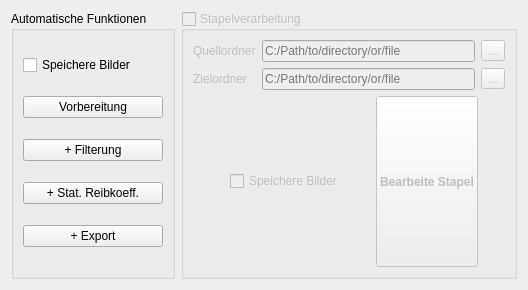
          <widget class="QWidget" name="scrollAreaWidgetContents_2">
           <property name="geometry">
            <rect>
             <x>0</x>
             <y>0</y>
             <width>528</width>
             <height>290</height>
            </rect>
           </property>
           <layout class="QVBoxLayout" name="verticalLayout_9">
            <item>
             <layout class="QHBoxLayout" name="horizontalLayout_10">
              <property name="topMargin">
               <number>0</number>
              </property>
              <item>
               <widget class="QGroupBox" name="groupBox_6">
                <property name="title">
                 <string>Automatische Funktionen</string>
                </property>
                <layout class="QVBoxLayout" name="verticalLayout_18">
                 <item>
                  <widget class="QCheckBox" name="cb_save_pic_auto">
                   <property name="text">
                    <string>Speichere Bilder</string>
                   </property>
                  </widget>
                 </item>
                 <item>
                  <widget class="QPushButton" name="but_auto_prep">
                   <property name="toolTip">
                    <string>Lädt Daten, findet Umkehrpunkte, schneidet Einlauf ab und legt Berechnungsfenster fest.</string>
                   </property>
                   <property name="text">
                    <string>Vorbereitung</string>
                   </property>
                  </widget>
                 </item>
                 <item>
                  <widget class="QPushButton" name="but_auto_filt">
                   <property name="toolTip">
                    <string>Erledigt vorhergehende Schritte und filtert Daten zusätzlich.</string>
                   </property>
                   <property name="text">
                    <string>+ Filterung</string>
                   </property>
                  </widget>
                 </item>
                 <item>
                  <widget class="QPushButton" name="but_auto_cof">
                   <property name="toolTip">
                    <string>Erledigt vorhergehende Schritte und berechnet den statischen Reibkoeffizienten.</string>
                   </property>
                   <property name="text">
                    <string>+ Stat. Reibkoeff.</string>
                   </property>
                  </widget>
                 </item>
                 <item>
                  <widget class="QPushButton" name="but_auto_export">
                   <property name="toolTip">
                    <string>Erledigt alle vorhergehenden Schritte und exportiert Exceldaten.</string>
                   </property>
                   <property name="text">
                    <string>+ Export</string>
                   </property>
                  </widget>
                 </item>
                </layout>
               </widget>
              </item>
              <item>
               <widget class="QGroupBox" name="gb_batch">
                <property name="enabled">
                 <bool>false</bool>
                </property>
                <property name="toolTip">
                 <string>Dieses Feature ist derzeit noch deaktiviert.</string>
                </property>
                <property name="title">
                 <string>Stapelverarbeitung</string>
                </property>
                <property name="checkable">
                 <bool>true</bool>
                </property>
                <property name="checked">
                 <bool>false</bool>
                </property>
                <layout class="QVBoxLayout" name="verticalLayout_10">
                 <item>
                  <layout class="QGridLayout" name="gridLayout_17">
                   <item row="0" column="0">
                    <widget class="QLabel" name="lab_source_2">
                     <property name="text">
                      <string>Quellordner</string>
                     </property>
                    </widget>
                   </item>
                   <item row="0" column="2">
                    <widget class="QToolButton" name="tool_input_batch">
                     <property name="text">
                      <string>...</string>
                     </property>
                    </widget>
                   </item>
                   <item row="0" column="1">
                    <widget class="QLineEdit" name="txt_input_batch">
                     <property name="minimumSize">
                      <size>
                       <width>200</width>
                       <height>0</height>
                      </size>
                     </property>
                     <property name="toolTip">
                      <string>Pfad zu Quelldaten. Kann Pfade oder Dateien enthalten. </string>
                     </property>
                     <property name="frame">
                      <bool>true</bool>
                     </property>
                     <property name="dragEnabled">
                      <bool>false</bool>
                     </property>
                     <property name="placeholderText">
                      <string>C:/Path/to/directory/or/file</string>
                     </property>
                     <property name="clearButtonEnabled">
                      <bool>false</bool>
                     </property>
                    </widget>
                   </item>
                   <item row="1" column="0">
                    <widget class="QLabel" name="lab_output">
                     <property name="text">
                      <string>Zielordner</string>
                     </property>
                    </widget>
                   </item>
                   <item row="1" column="1">
                    <widget class="QLineEdit" name="txt_output_batch">
                     <property name="minimumSize">
                      <size>
                       <width>200</width>
                       <height>0</height>
                      </size>
                     </property>
                     <property name="toolTip">
                      <string>Pfad zum Output der Exceldaten.</string>
                     </property>
                     <property name="placeholderText">
                      <string>C:/Path/to/directory/or/file</string>
                     </property>
                    </widget>
                   </item>
                   <item row="1" column="2">
                    <widget class="QToolButton" name="tool_output_batch">
                     <property name="text">
                      <string>...</string>
                     </property>
                    </widget>
                   </item>
                  </layout>
                 </item>
                 <item>
                  <layout class="QHBoxLayout" name="horizontalLayout_19">
                   <property name="leftMargin">
                    <number>10</number>
                   </property>
                   <item>
                    <spacer name="horizontalSpacer_16">
                     <property name="orientation">
                      <enum>Qt::Horizontal</enum>
                     </property>
                     <property name="sizeHint" stdset="0">
                      <size>
                       <width>40</width>
                       <height>20</height>
                      </size>
                     </property>
                    </spacer>
                   </item>
                   <item>
                    <widget class="QCheckBox" name="cb_save_pic_batch">
                     <property name="text">
                      <string>Speichere Bilder</string>
                     </property>
                    </widget>
                   </item>
                   <item>
                    <spacer name="horizontalSpacer_26">
                     <property name="orientation">
                      <enum>Qt::Horizontal</enum>
                     </property>
                     <property name="sizeHint" stdset="0">
                      <size>
                       <width>40</width>
                       <height>20</height>
                      </size>
                     </property>
                    </spacer>
                   </item>
                   <item>
                    <widget class="QPushButton" name="but_batch">
                     <property name="sizePolicy">
                      <sizepolicy hsizetype="Minimum" vsizetype="Expanding">
                       <horstretch>0</horstretch>
                       <verstretch>0</verstretch>
                      </sizepolicy>
                     </property>
                     <property name="font">
                      <font>
                       <weight>75</weight>
                       <bold>true</bold>
                      </font>
                     </property>
                     <property name="text">
                      <string>Bearbeite Stapel</string>
                     </property>
                     <property name="checkable">
                      <bool>false</bool>
                     </property>
                    </widget>
                   </item>
                   <item>
                    <spacer name="horizontalSpacer_15">
                     <property name="orientation">
                      <enum>Qt::Horizontal</enum>
                     </property>
                     <property name="sizeHint" stdset="0">
                      <size>
                       <width>40</width>
                       <height>20</height>
                      </size>
                     </property>
                    </spacer>
                   </item>
                  </layout>
                 </item>
                </layout>
               </widget>
              </item>
             </layout>
            </item>
           </layout>
          </widget>
